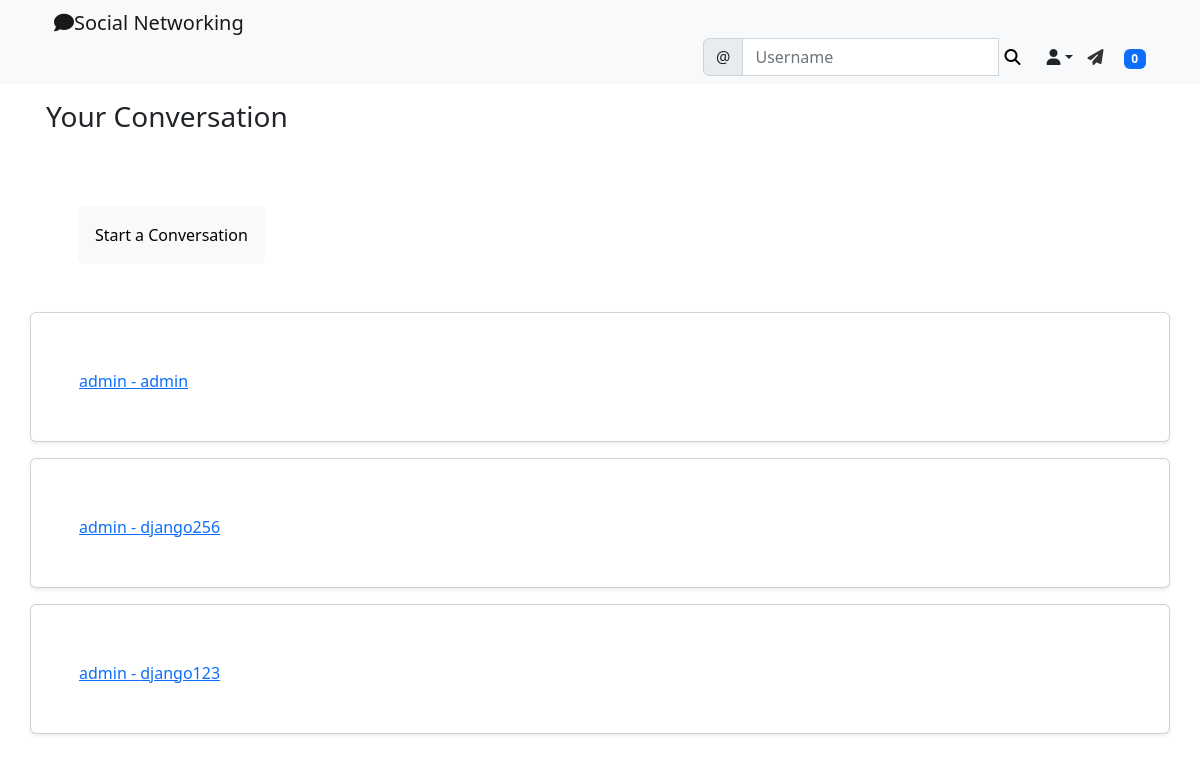
/social/inbox (signed in), run on the app's committed database.
### social_appe/models.py (models this page shows)
class ThreadModel(models.Model):
    user = models.ForeignKey(User,on_delete=models.CASCADE,related_name='+')
    receiver = models.ForeignKey(User,on_delete=models.CASCADE,related_name='+')

### social_appe/views.py (the view)
# urls.py: path('inbox',ListThreads.as_view(),name='inbox'),
class ListThreads(View):
    def get(self,request,*args,**kwargs):
        threads = ThreadModel.objects.filter(Q(user=request.user) | Q(receiver=request.user))
        content={
            'threads' : threads
        }
        return render(request,'social_appe/inbox.html',content)

### landing/templatetags/custom_tags.py (called while the page is built)
@register.inclusion_tag('social_appe/show_notifications.html', takes_context=True)
def show_notifications(context):
	request_user = context['request'].user
	notifications = Notification.objects.filter(to_user=request_user).exclude(user_has_seen=True).order_by('-date')
	return {'notifications': notifications}

### social_appe/templates/social_appe/inbox.html (shortened to what this page needs)
{% extends 'landing/base.html' %}
{% block content %}
    <div class="container">
    <div class="row">
        <div class="col-md-12 p-3">
            <h3>Your Conversation</h3>
        </div>
    </div>
    <div class="row">
        <div class="col-md-12 p-5">
            <form method="get" action="{% url 'create_thread' %}">
                <button type="submit" class="btn btn-light p-3">Start a Conversation</button>
            </form>
        </div>
    </div>
    {% for thread in threads.all %}
        <div class="row mb-3">
        <div class="card col-md-12 p-5 shadow-sm position-relative">
            <a class="stretched_link" href="{% url 'thread' thread.pk %}">{{ thread.user }} - {{ thread.receiver }}</a>
        </div>
        </div>
    {% endfor %}
    </div>
{% endblock content %}

### data on the page
ThreadModel: user "admin", receiver "admin"
ThreadModel: user "admin", receiver "django256"
ThreadModel: user "admin", receiver "django123"

### other printed values
{{ notifications.count }} "0"
